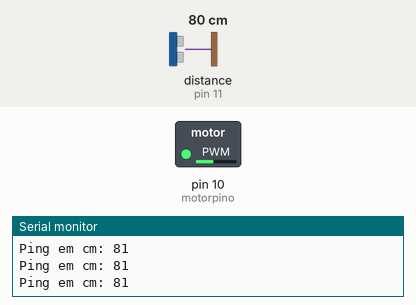
Simulated run of this sketch. Board: Arduino Uno, built with avr-gcc and run on an emulated ATmega328P. Parts: switched loads named in the sketch (green lamp = pin HIGH), the last lines printed to the serial monitor. The inputs (shaded band) are chosen by the test bench; at power-on: distance to the obstacle (sensor on pin 11) 80 cm. The echo pulse lasts 58.3 µs per cm.

Above: at 1.3 s.
1.4 s: distance to the obstacle (sensor on pin 11) set to 2 cm
At 2.9 s:
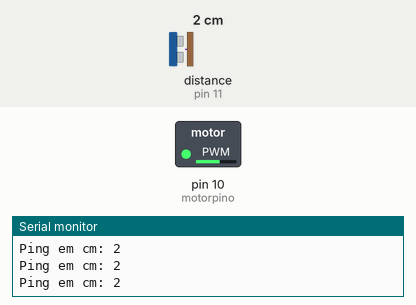
3.2 s: distance to the obstacle (sensor on pin 11) set to 4 cm
At 4.7 s:
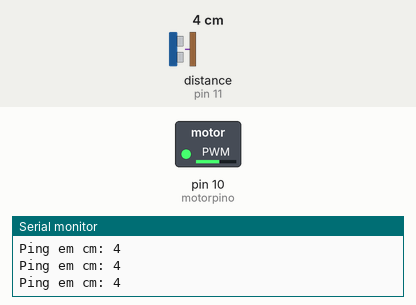
Timing chart, 0 to 6.2 s (numbered marks = the images above; inputs shaded):
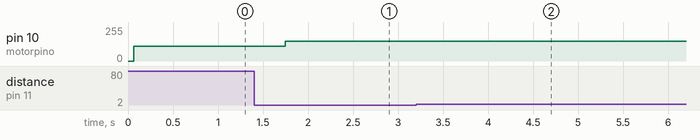

Measured:
- after the input at 1.4 s, pin 10 (motorpino): 109/255 → 149/255 after 0.35 s
- after the input at 3.2 s, pin 10 (motorpino): 149/255 → 148/255 after 0.23 s

The sketch:

sensor_novo.ino
```cpp
#include <NewPing.h>

#define trigPin 12
#define echoPin 11
#define motorpino 10
#define distanciaMax 200
#define vibraCall(a)((300-a))/2

void setup() {
  Serial.begin (9600);
  byte distanciaMedia;
  NewPing sensor(trigPin, echoPin, distanciaMax);

  while(true){
    Serial.print("Ping em cm: ");
    distanciaMedia = sensor.convert_cm(sensor.ping_median(3));
    Serial.println(distanciaMedia);
    analogWrite(motorpino, vibraCall(distanciaMedia));
    delay(500);
  }
}

//analogWrite(motorpino, 0);
//analogWrite(motorpino, vibraCall(distancia));
```
